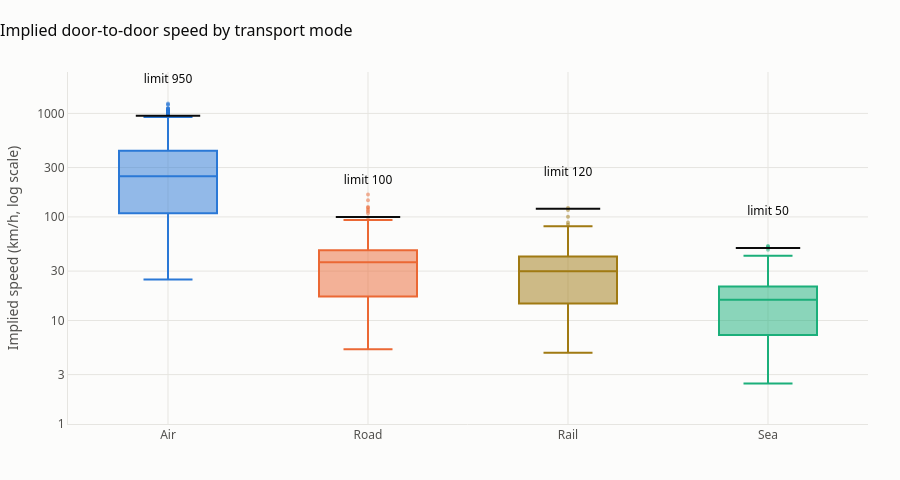

The cell this chart's notebook holds for it:
### Markdown cell above
**Result: fail.** The same pair of ports shows up with distances from a few hundred km to almost 15,000 km. `Distance_km` was drawn at random and is not tied to the route. The port names tell us nothing reliable about how far a shipment travels.

### Check B: are the travel speeds possible?

Speed is distance divided by door-to-door time. Each mode has a top speed it cannot beat. We use generous limits: 950 km/h for air, 120 for rail, 100 for road and 50 for sea.

### Code cell
SPEED_LIMIT_KMH = {"Air": 950, "Rail": 120, "Road": 100, "Sea": 50}

checks = raw.copy()
checks["speed_kmh"] = checks["Distance_km"] / (checks["Lead_Time_Days"] * 24)
checks["too_fast"] = checks["speed_kmh"] > checks["Transport_Mode"].map(SPEED_LIMIT_KMH)

fig = go.Figure()
for mode, color in MODE_COLORS.items():
    fig.add_trace(go.Box(
        y=checks.loc[checks["Transport_Mode"] == mode, "speed_kmh"],
        name=mode, marker_color=color, line_width=2, boxpoints="outliers",
        marker=dict(size=4, opacity=0.5),
    ))
fig.add_trace(go.Scatter(
    x=list(SPEED_LIMIT_KMH), y=list(SPEED_LIMIT_KMH.values()), mode="markers+text",
    marker=dict(symbol="line-ew", size=46, line=dict(color=INK, width=2)),
    text=[f"limit {v}" for v in SPEED_LIMIT_KMH.values()], textposition="top center",
    textfont=dict(color=INK), hoverinfo="skip",
))
fig.update_yaxes(type="log", range=[0, 3.4], tickvals=[1, 3, 10, 30, 100, 300, 1000],
                 title_text="Implied speed (km/h, log scale)")
style(fig, "Implied door-to-door speed by transport mode", height=480)
fig.update_layout(showlegend=False)
fig.show()

speed_table = checks.groupby("Transport_Mode").agg(
    shipments=("too_fast", "size"), faster_than_limit=("too_fast", "sum"),
    median_kmh=("speed_kmh", "median"), fastest_kmh=("speed_kmh", "max")).round(0)
print(f"Shipments faster than their mode allows: {checks['too_fast'].sum()} of {len(checks):,} ({checks['too_fast'].mean():.1%})")
speed_table

### Figure 1 — Plotly figure (JSON) as saved in the notebook; plotly's stock layout.template omitted (floating-point values rounded to 4 significant figures; data arrays with more than 128 entries replaced by an {"elided": "..."} marker saying what was removed)
{"data": [{"boxpoints": "outliers", "line": {"width": 2}, "marker": {"color": "#2a78d6", "opacity": 0.5, "size": 4}, "name": "Air", "type": "box", "y": {"elided": "1320 float values"}}, {"boxpoints": "outliers", "line": {"width": 2}, "marker": {"color": "#eb6834", "opacity": 0.5, "size": 4}, "name": "Road", "type": "box", "y": {"elided": "1214 float values"}}, {"boxpoints": "outliers", "line": {"width": 2}, "marker": {"color": "#a07a12", "opacity": 0.5, "size": 4}, "name": "Rail", "type": "box", "y": {"elided": "1185 float values"}}, {"boxpoints": "outliers", "line": {"width": 2}, "marker": {"color": "#1baf7a", "opacity": 0.5, "size": 4}, "name": "Sea", "type": "box", "y": {"elided": "1281 float values"}}, {"hoverinfo": "skip", "marker": {"line": {"color": "#0b0b0b", "width": 2}, "size": 46, "symbol": "line-ew"}, "mode": "markers+text", "text": ["limit 950", "limit 120", "limit 100", "limit 50"], "textfont": {"color": "#0b0b0b"}, "textposition": "top center", "type": "scatter", "x": ["Air", "Rail", "Road", "Sea"], "y": [950, 120, 100, 50]}], "layout": {"font": {"color": "#52514e", "family": "Segoe UI, Arial, sans-serif", "size": 12}, "height": 480, "hoverlabel": {"bgcolor": "white", "font": {"color": "#0b0b0b"}}, "margin": {"b": 56, "l": 64, "r": 32, "t": 72}, "paper_bgcolor": "#fcfcfb", "plot_bgcolor": "#fcfcfb", "showlegend": false, "title": {"font": {"color": "#0b0b0b", "size": 16}, "text": "Implied door-to-door speed by transport mode", "x": 0, "xanchor": "left"}, "xaxis": {"gridcolor": "#e6e5e1", "linecolor": "#e6e5e1", "zeroline": false}, "yaxis": {"gridcolor": "#e6e5e1", "linecolor": "#e6e5e1", "range": [0, 3.4], "tickvals": [1, 3, 10, 30, 100, 300, 1000], "title": {"text": "Implied speed (km/h, log scale)"}, "type": "log", "zeroline": false}}}
